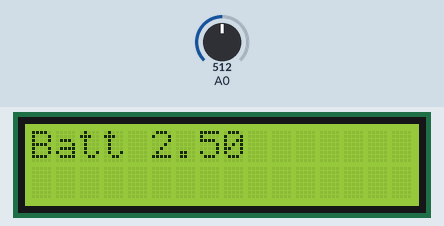
A sketch run on a simulated Arduino Uno, built with avr-gcc and run on an emulated ATmega328P. Parts: 16×2 character LCD. The test bench sets the inputs (shaded band); at power-on: A0 = 512.

Above: at 1.2 s.
1.3 s: A0 set to 716
At 2.7 s:
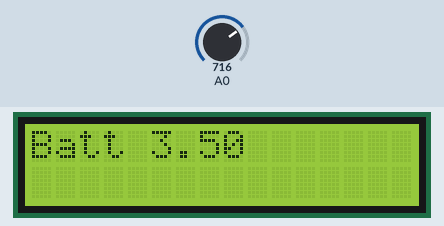
3.1 s: A0 set to 900
At 3.7 s:
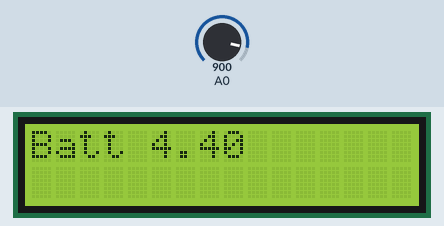
4.6 s: A0 set to 1023
At 5.8 s:
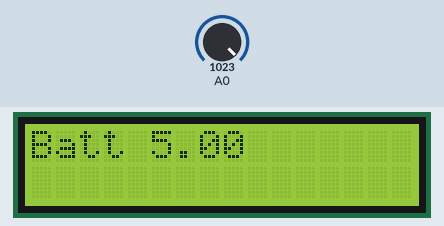
Timing chart, 0 to 7.6 s (numbered marks = the images above; inputs shaded):
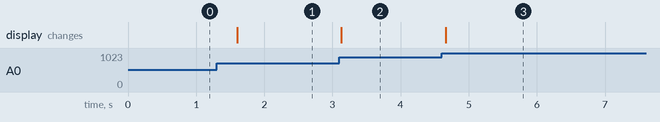

Measured:
- after the input at 1.3 s, the display: changes after 0.30 s (image 1)
- after the input at 3.1 s, the display: changes at once (image 2)
- after the input at 4.6 s, the display: changes after 0.06 s (image 3)

The sketch:

Task2.ino
```cpp
#include <Wire.h>
#include <LiquidCrystal_I2C.h>
LiquidCrystal_I2C
lcd(0x27, 16, 2);
void setup(){
  lcd.init();
  lcd.backlight();
}
void loop(){
  int input = analogRead(A0);
  float Vcalculation = (5.0 / 1023.0) * input;
  lcd.setCursor(0, 0);
  lcd.print("Batt ");
  lcd.print(Vcalculation);
  delay(500);
  }
```
